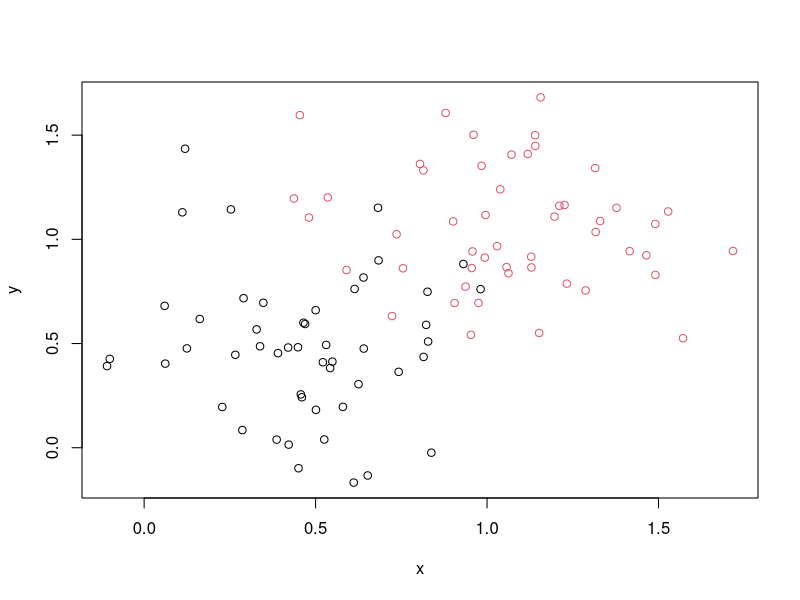

Recreate this plot in R. (Note: this script raises an error after producing the figure.)
# génération aléatoire des données à classifier
# avec une première moitié dans une classe et la seconde dans une autre classe
library(class)
nn = 50
x <- rbind(matrix(rnorm(2*nn, mean = 0.5, sd = 0.3), ncol = 2),
           matrix(rnorm(2*nn, mean = 1, sd = 0.3), ncol = 2))
colnames(x) <- c("x", "y")
z <- rbind(matrix(1,nn, 1), matrix(2,nn, 1))
colnames(z) <- c("z")

donnees <- cbind(x,z)
donnees

plot(donnees[,1:2], col = z)

# on prépare un sosu-ensemble d'apprentissae et un autre de test
n <- nrow(donnees)

I <- sample(1:n,(2*n)/3)
J <- setdiff(1:n,I)

# on prépare les données : on construit le classifieur K-NN
# pour les valeurs numérique et on extrait explicitement la classe 
# à predire

cl <- donnees[I,3]

dlrn <- donnees[I,1:2]
dtest <- donnees[J,1:2]

library (class)

mknn1 <- knn(dlrn, dtest,cl, k=1)
mknn1
table(mknn1, donnees[J,3])


mknn3 <- knn(dlrn, dtest,cl, k=3)
mknn3
table(mknn3, donnees[J,3])

mknn7 <- knn(dlrn, dtest,cl, k=7)
mknn7
table(mknn7, donnees[J,3])

mknn11 <- knn(dlrn, dtest,cl, k=11)
mknn11
table(mknn11, donnees[J,3])

# validation croisée

train <- donnees[,1:2]
cl <- donnees[,3]
model <- knn.cv(train,cl,k=5)
model
table(cl,model)


library(caret)
confusionMatrix(cl,model)

## méthode LVQ (Learning Vector Quantitation ) avec une classification par prototypes
cl <- as.factor(cl)
cd <- lvqinit(train, cl, 10)

lv1 <- lvqtest(cd, train)
confusionMatrix(cl,lv1)

cd0 <- olvq1(train, cl, cd)
lv2 <- lvqtest(cd0, train)
confusionMatrix(cl,lv2)

cd1 <- lvq1(train, cl, cd0)
lv3 <- lvqtest(cd1, train)
confusionMatrix(cl,lv3)
